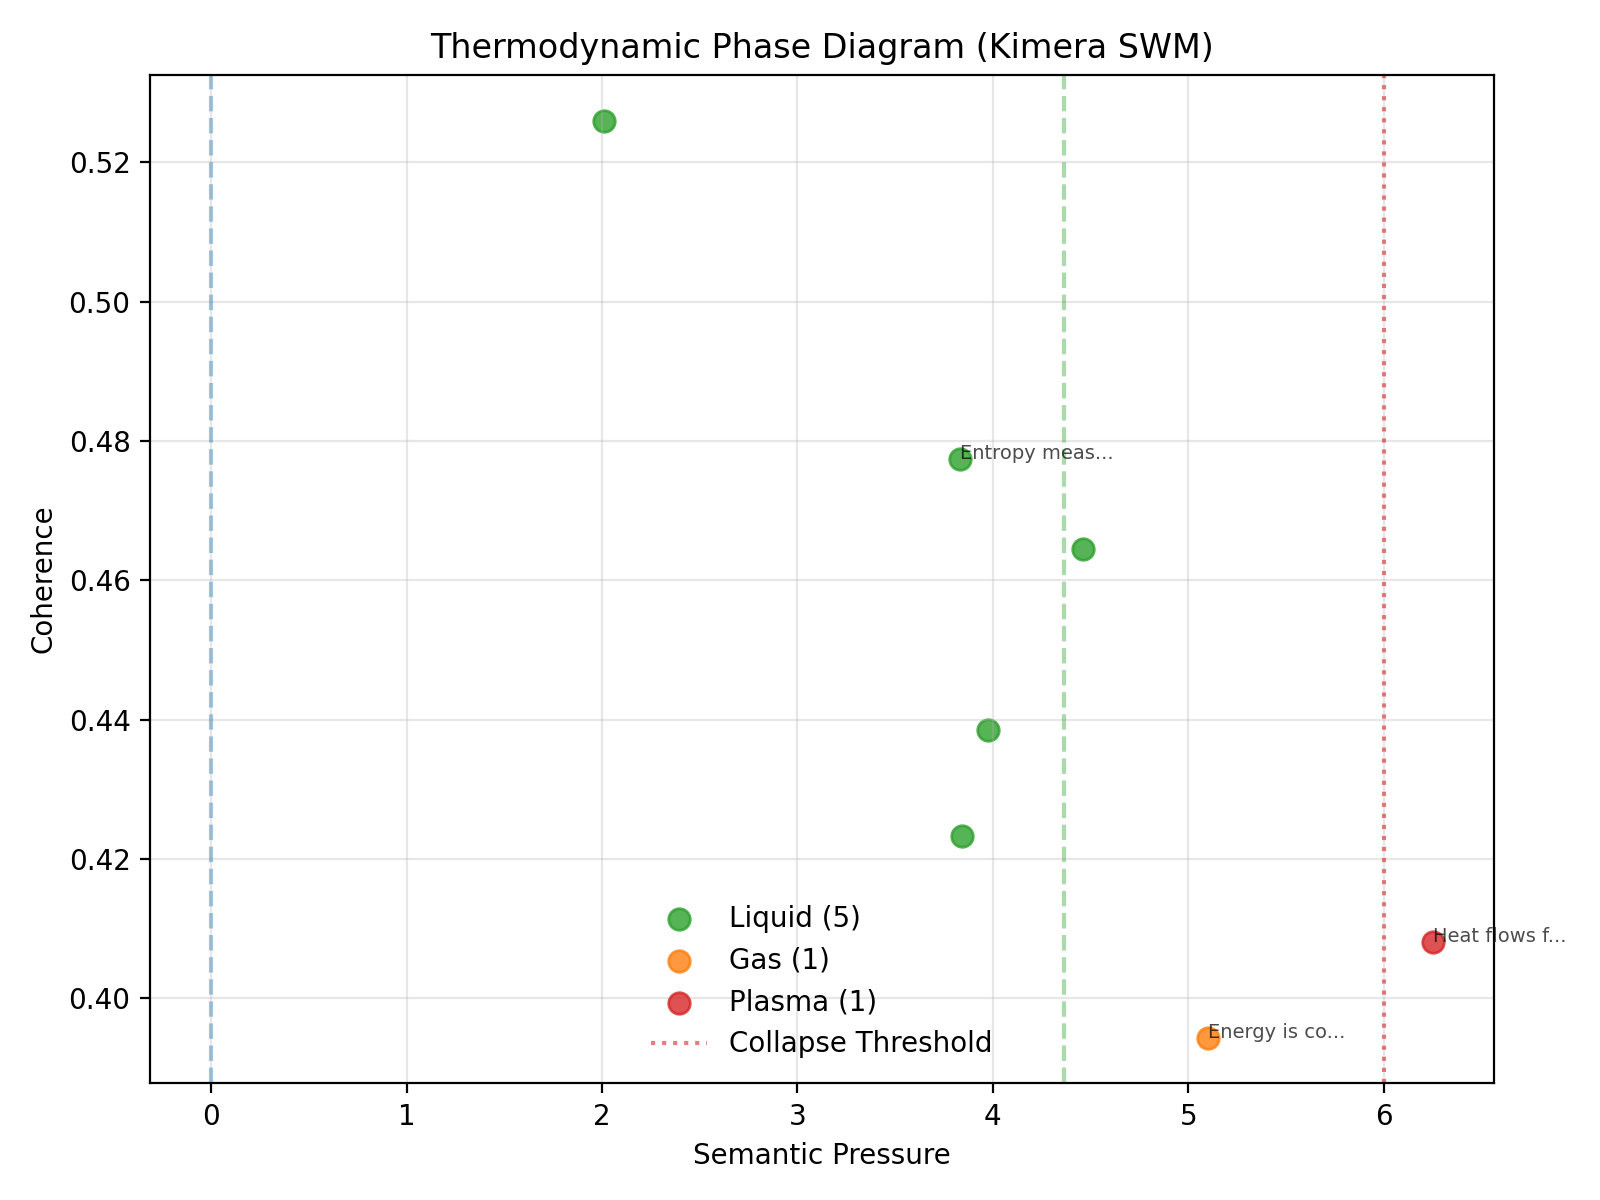

Source code (Python):
"""
Phase Diagram Visualization Demo
--------------------------------
Generates a thermodynamic phase diagram using kimera.thermodynamics_phase.
"""
import sys
from pathlib import Path
sys.path.insert(0, str(Path(__file__).parent.parent / "src"))

from kimera.geoid import init_geoid
from kimera.thermodynamics_phase import compute_phase_metrics, plot_phase_diagram
from kimera.thermodynamics import ThermodynamicSystem

SAMPLE_TEXTS = [
    # coherent
    "Energy is conserved in a closed system.",
    "Entropy measures disorder in thermodynamics.",
    "Heat flows from hot to cold bodies.",
    # moderate contradictions
    "Energy can be created from nothing.",
    "Entropy always decreases spontaneously.",
    # strong contradictions
    "Cold objects heat hotter ones spontaneously.",
    "Entropy is a negative quantity.",
]

def main():
    geoids = [init_geoid(t) for t in SAMPLE_TEXTS]
    system = ThermodynamicSystem(pressure_threshold=6.0)
    import matplotlib.pyplot as plt
    metrics = compute_phase_metrics(geoids, system=system)
    # Generate plot without displaying (headless)
    plot_phase_diagram(metrics, system=system, annotate=1, show=False)
    output = Path(__file__).with_suffix(".png")
    plt.savefig(output, dpi=200)
    print(f"Phase diagram saved to {output}")

if __name__ == "__main__":
    main()
